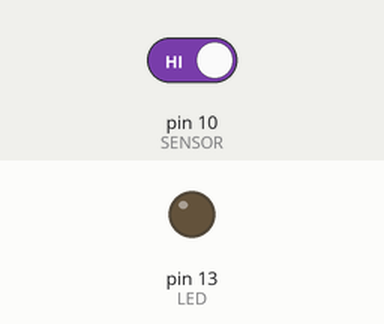
Bench run of a sketch on a simulated Arduino Uno, built with avr-gcc and run on an emulated ATmega328P. Parts: output pins drawn as LEDs (lit = HIGH). Inputs (shaded band) come from the test bench; at power-on: pin 10 (SENSOR) HIGH.

Above: at 1.2 s.
1.3 s: pin 10 (SENSOR) driven LOW
At 2.5 s:
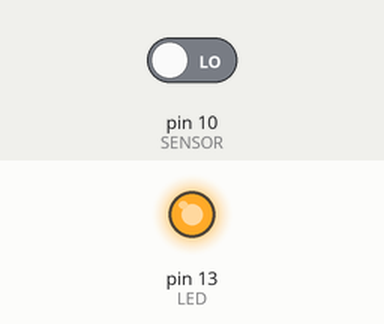
2.8 s: pin 10 (SENSOR) driven HIGH
At 3.9 s:
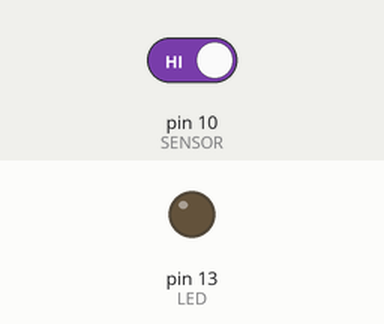
Timing chart, 0 to 5.8 s (numbered marks = the images above; inputs shaded):
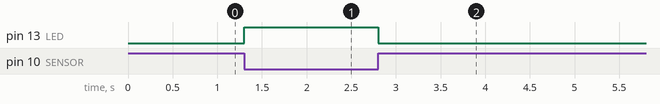

Measured:
- after the input at 1.3 s, pin 13 (LED): LOW → HIGH at once
- after the input at 2.8 s, pin 13 (LED): HIGH → LOW at once

The sketch:

KY002.ino
```cpp
int LED=13;
int SENSOR=10;

void setup(){
  pinMode(LED,OUTPUT);
  pinMode(SENSOR, INPUT);
  digitalWrite(LED, LOW);
}

void loop(){
  digitalWrite(LED, !digitalRead(SENSOR));
  /*if(digitalRead(SENSOR)==LOW){
    digitalWrite(LED, HIGH);
  }else{
    digitalWrite(LED, LOW);
  }*/
}
```
